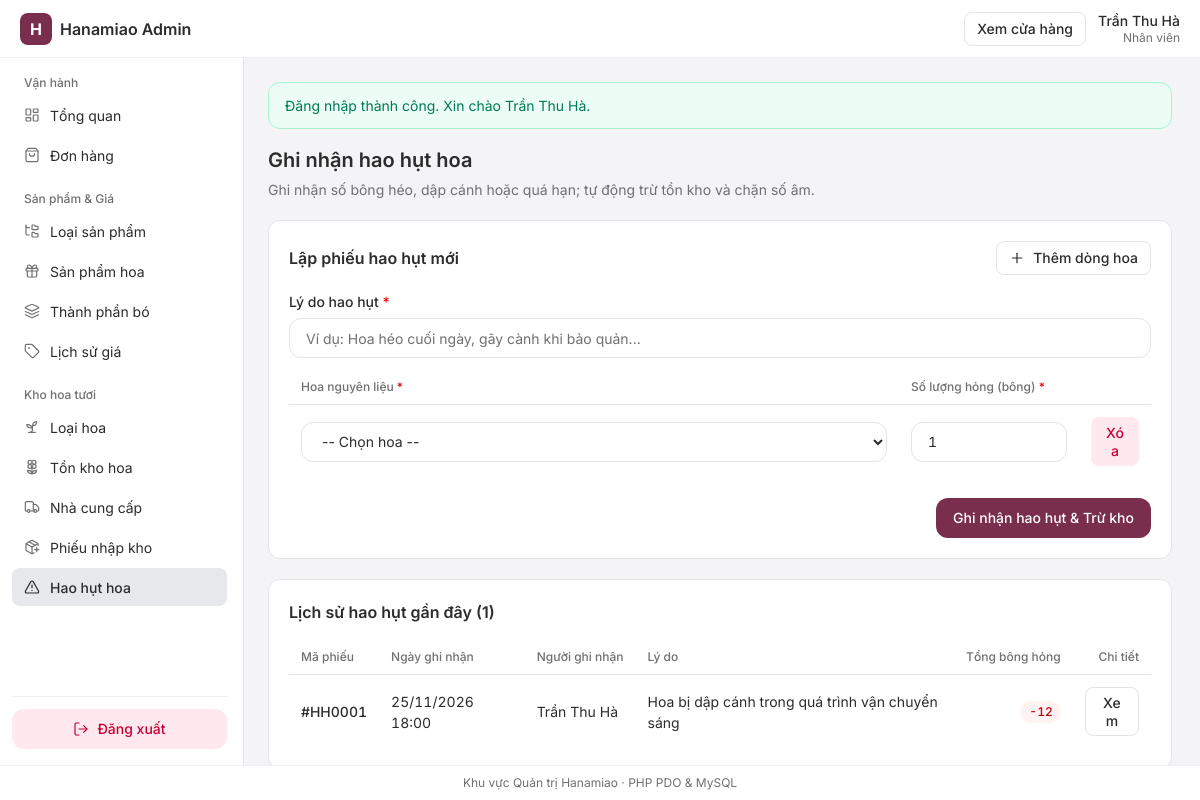
Screenshot of /admin/index.php?page=wastage (signed in) with the database file from the repository.
### tables this page shows
CREATE TABLE IF NOT EXISTS `HaoHut` (
    `ID_HH` INT UNSIGNED NOT NULL AUTO_INCREMENT,
    `ID_ND` INT UNSIGNED NOT NULL,
    `NgayGhiNhan` DATETIME NOT NULL DEFAULT CURRENT_TIMESTAMP,
    `LyDo` VARCHAR(255) NOT NULL,
    PRIMARY KEY (`ID_HH`),
    KEY `idx_haohut_nd` (`ID_ND`),
    KEY `idx_haohut_ngay` (`NgayGhiNhan`),
    CONSTRAINT `fk_haohut_nguoidung` FOREIGN KEY (`ID_ND`)
        REFERENCES `NguoiDung` (`ID_ND`) ON UPDATE CASCADE ON DELETE RESTRICT
);

CREATE TABLE IF NOT EXISTS `NguoiDung` (
    `ID_ND` INT UNSIGNED NOT NULL AUTO_INCREMENT,
    `TenND` VARCHAR(120) NOT NULL,
    `TenDangNhap` VARCHAR(60) NOT NULL,
    `MatKhau` VARCHAR(255) NOT NULL,
    `Quyen` VARCHAR(30) NOT NULL DEFAULT 'nhanvien',
    `TrangThai` TINYINT(1) NOT NULL DEFAULT 1,
    PRIMARY KEY (`ID_ND`),
    UNIQUE KEY `uq_nguoidung_tendangnhap` (`TenDangNhap`),
    KEY `idx_nguoidung_quyen` (`Quyen`, `TrangThai`)
);

### functions/helpers.php (called while the page is built, shortened)
<?php
function h(mixed $value): string
{
    return htmlspecialchars((string)($value ?? ''), ENT_QUOTES, 'UTF-8');
}
function formatDate(?string $datetime, string $format = 'd/m/Y H:i'): string
{
    $timestamp = strtotime($datetime);
    return $timestamp === false ? h($datetime) : date($format, $timestamp);
}

### admin/pages/wastage.php (the view, shortened to what this page needs)
<?php
$wastages = [];
if ($pdo instanceof PDO) {
    try {
        $wastages = $pdo->query(
            'SELECT hh.ID_HH, hh.NgayGhiNhan, hh.LyDo, nd.TenND,
                    COALESCE(SUM(ct.SoLuong), 0) AS TongBongHong
             FROM HaoHut hh
             INNER JOIN NguoiDung nd ON nd.ID_ND = hh.ID_ND
             LEFT JOIN ChiTietHaoHut ct ON ct.ID_HH = hh.ID_HH
             GROUP BY hh.ID_HH
             ORDER BY hh.NgayGhiNhan DESC, hh.ID_HH DESC
             LIMIT 30'
        )->fetchAll();
    } catch (PDOException $exception) {
        error_log('[Hanamiao Admin Wastage] ' . $exception->getMessage());
        $dbError = 'Không thể tải danh sách phiếu hao hụt.';
    }
}
?>
<div class="admin-page-head">
    <div>
        <h1 class="admin-page-title">Ghi nhận hao hụt hoa</h1>
        <p class="admin-page-subtitle">Ghi nhận số bông héo, dập cánh hoặc quá hạn; tự động trừ tồn kho và chặn số âm.</p>
    </div>
</div>
<section class="admin-card admin-section-gap" data-dynamic-rows>
    <div class="admin-card-head">
        <h2 class="admin-card-title">Lập phiếu hao hụt mới</h2>
        <button type="button" class="admin-btn admin-btn-outline admin-btn-sm" data-add-row>
            <i data-lucide="plus" class="admin-btn-icon" aria-hidden="true"></i>
            <span>Thêm dòng hoa</span>
        </button>
    </div>
    <form action="actions/wastage_save.php" method="post" class="admin-form">
        <div class="admin-field">
            <label for="ly_do" class="admin-label">Lý do hao hụt <span class="required-mark">*</span></label>
            <input id="ly_do" name="ly_do" type="text" class="admin-input" maxlength="255" placeholder="Ví dụ: Hoa héo cuối ngày, gãy cành khi bảo quản..." required>
        </div>
        <div class="admin-table-wrap">
            <table class="admin-table">
                <thead>
                    <tr>
                        <th>Hoa nguyên liệu <span class="required-mark">*</span></th>
                        <th style="width: 180px;">Số lượng hỏng (bông) <span class="required-mark">*</span></th>
                        <th style="width: 72px;"></th>
                    </tr>
                </thead>
                <tbody data-rows-body>
                    <tr>
                        <td>
                            <select name="id_h[]" class="admin-input" required>
                                <option value="">-- Chọn hoa --</option>
                            </select>
                        </td>
                        <td><input name="so_luong[]" type="number" min="1" value="1" class="admin-input tabular-nums" required></td>
                        <td class="text-right">
                            <button type="button" class="admin-btn admin-btn-danger admin-btn-sm" data-remove-row>Xóa</button>
                        </td>
                    </tr>
                </tbody>
            </table>
        </div>
        <div class="admin-form-actions">
            <button type="submit" class="admin-btn admin-btn-primary">Ghi nhận hao hụt &amp; Trừ kho</button>
        </div>
    </form>
</section>
<section class="admin-card">
    <div class="admin-card-head">
        <h2 class="admin-card-title">Lịch sử hao hụt gần đây (<?php echo count($wastages); ?>)</h2>
    </div>
    <?php if (count($wastages) === 0): ?>
        <div class="admin-empty-inline"><p class="admin-muted">Chưa có phiếu hao hụt nào.</p></div>
    <?php else: ?>
        <div class="admin-table-wrap">
            <table class="admin-table">
                <thead>
                    <tr>
                        <th>Mã phiếu</th>
                        <th>Ngày ghi nhận</th>
                        <th>Người ghi nhận</th>
                        <th>Lý do</th>
                        <th class="text-right">Tổng bông hỏng</th>
                        <th class="text-right">Chi tiết</th>
                    </tr>
                </thead>
                <tbody>
                    <?php foreach ($wastages as $hh): ?>
                        <tr>
                            <td class="tabular-nums font-medium">#HH<?php echo str_pad((string)$hh['ID_HH'], 4, '0', STR_PAD_LEFT); ?></td>
                            <td class="tabular-nums"><?php echo h(formatDate((string)$hh['NgayGhiNhan'])); ?></td>
                            <td><?php echo h($hh['TenND']); ?></td>
                            <td><?php echo h($hh['LyDo']); ?></td>
                            <td class="text-right tabular-nums"><span class="admin-badge badge-error">-<?php echo (int)$hh['TongBongHong']; ?></span></td>
                            <td class="text-right">
                                <a class="admin-btn admin-btn-outline admin-btn-sm" href="index.php?page=wastage&amp;view=<?php echo (int)$hh['ID_HH']; ?>">Xem</a>
                            </td>
                        </tr>
                    <?php endforeach; ?>
                </tbody>
            </table>
        </div>
    <?php endif; ?>
</section>

### css/tokens.css (style rules this page uses)
:root { color-scheme: light; --app-font: "Inter", ui-sans-serif, system-ui, -apple-system, "Segoe UI", Roboto, sans-serif; --primary: #7a2e4d; --primary-hover: #63233d; --primary-foreground: #ffffff; --primary-light: rgba(122, 46, 77, 0.08); --background: #f4f4f6; --surface: #ffffff; --surface-overlay: #ffffff; --foreground: #2c2c2c; --muted: #707070; --border: #f0f0f3; --border-strong: #e4e4e7; --border-focus: var(--primary); --ring-focus: rgba(122, 46, 77, 0.12); --item-hover: #f4f4f6; --surface-hover: #f8f8fa; --background-hover: #e7e7ea; --secondary: #e7e8ec; --secondary-hover: #dbdce2; --button-hover-surface: #f1f1f3; --button-hover-page: #e4e4e7; --button-hover: var(--button-hover-surface); --elevation-popover: 0 10px 15px -3px rgb(0 0 0 / 0.1), 0 4px 6px -4px rgb(0 0 0 / 0.1); --elevation-modal: 0 20px 25px -5px rgb(0 0 0 / 0.1), 0 8px 10px -6px rgb(0 0 0 / 0.1); --danger: #c70036; --danger-bg: rgb(255 32 86 / 0.1); --danger-bg-hover: rgb(255 32 86 / 0.15); --error: #fb2c36; --error-ring: rgb(251 44 54 / 0.1); --error-text: #e7000b; --error-bg: #fef2f2; --error-border: #ffc9c9; --error-strong: #c10007; --success-bg: #ecfdf5; --success: #007a55; --warning-bg: #fffbeb; --warning: #bb4d00; --neutral-bg: #f4f4f5; --neutral: #52525c; --text-xs: 0.75rem; --text-sm: 0.875rem; --text-base: 1rem; --text-lg: 1.125rem; --text-xl: 1.25rem; --text-2xl: 1.5rem; --text-3xl: 1.875rem; --space-1: 4px; --space-2: 8px; --space-3: 12px; --space-4: 16px; --space-5: 20px; --space-6: 24px; --space-8: 32px; --space-10: 40px; --radius-sm: 8px; --radius-md: 10px; --radius-lg: 12px; --radius-full: 9999px; --transition-fast: 150ms cubic-bezier(0.22, 1, 0.36, 1); --transition-base: 220ms cubic-bezier(0.22, 1, 0.36, 1); }
*, *::before, *::after { box-sizing: border-box; }
body { margin: 0; font-family: var(--app-font); font-size: var(--text-sm); line-height: 1.5; color: var(--foreground); background-color: var(--background); -webkit-font-smoothing: antialiased; -moz-osx-font-smoothing: grayscale; }
.tabular-nums { font-variant-numeric: tabular-nums; }
* { --scrollbar-thumb: transparent; }

### rows the page displays
haohut: ID_HH "0001", NgayGhiNhan "25/11/2026 18:00", ID_ND.TenND "Trần Thu Hà", LyDo "Hoa bị dập cánh trong quá trình vận chuyển sáng", TongBongHong "12"

### other values shown
$adminName "Trần Thu Hà"
$adminRoleLabel "Nhân viên"
$groupName "Vận hành"
$item['label'] "Tổng quan"
$item['label'] "Đơn hàng"
$groupName "Sản phẩm & Giá"
$item['label'] "Loại sản phẩm"
$item['label'] "Sản phẩm hoa"
$item['label'] "Thành phần bó"
$item['label'] "Lịch sử giá"
$groupName "Kho hoa tươi"
$item['label'] "Loại hoa"
$item['label'] "Tồn kho hoa"
$item['label'] "Nhà cung cấp"
$item['label'] "Phiếu nhập kho"
